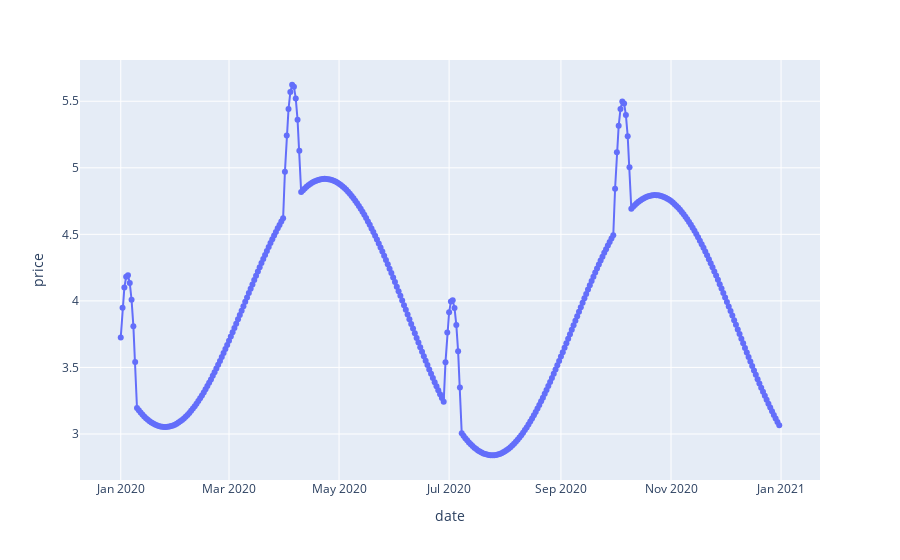

Write notebook code for a chart like this one.
### Markdown cell above
1/cosh(x)

log(x)

sinc(x)

tanh(x)

### Code cell
def season(x, scale=1.0, freq=1.0, bias=0.0):
    """ Крупная сезонная периодичность
    scale*cos(freq*x + bias)
    """
    return scale*np.cos(freq*X + bias)

def periodic(x):
    return 0

def reports(x_dates, window_radius=5, report_dates=('2020-01-05', '2020-04-05', '2020-07-03', '2020-10-05')):
    # Объединяем в один датафрейм различия с каждой датой
    dt = pd.concat([x_dates.dt.day_of_year - pd.to_datetime(date).day_of_year for date in report_dates], axis=1)
    # считаем растояние до ближайшей даты отчета
    dt = 0.1*np.min(np.abs(dt), axis=1).clip(0, window_radius)
    # считаем гиперболический от растояния до даты отчета
    dt = (10 - 7*np.cosh(dt)).clip(0, None)
    return dt

def linear(x, k=1.0, b=0.0):
    """y = kx + b"""
    return k*x + b

def random_walk(x, low=0.0, high=1.0):
    return np.random.uniform(low=low, high=high, size=len(x))


def unexpected_days(days=('2020-01-05'))


def other(x):
    return 1/(np.log1p(x)+1)

X = np.linspace(0, 1, num=len(date_rng))
parts = [
    linear(X, k=0.075, b=1),
    season(X, scale=1, freq=4*np.pi, bias=3*np.pi/4),
    reports(df.date),
    #periodic(X),
    #random_walk(X),
    #np.sin(2*X)
    other(X)
]
df['price'] = sum(parts)

fig = px.line(df, x='date', y='price', markers=True)
fig.show()

### Figure 1 — Plotly figure (JSON) as saved in the notebook; plotly's stock layout.template omitted (floating-point values rounded to 4 significant figures; data arrays with more than 128 entries replaced by an {"elided": "..."} marker saying what was removed)
{"data": [{"hovertemplate": "date=%{x}<br>price=%{y}<extra></extra>", "legendgroup": "", "line": {"color": "#636efa", "dash": "solid"}, "marker": {"symbol": "circle"}, "mode": "markers+lines", "name": "", "orientation": "v", "showlegend": false, "type": "scatter", "x": {"elided": "366 str values"}, "xaxis": "x", "y": {"elided": "366 float values"}, "yaxis": "y"}], "layout": {"autosize": true, "legend": {"tracegroupgap": 0}, "margin": {"t": 60}, "xaxis": {"anchor": "y", "autorange": true, "domain": [0, 1], "range": ["2019-12-10 20:28:42.866", "2021-01-21 03:31:17.134"], "title": {"text": "date"}, "type": "date"}, "yaxis": {"anchor": "x", "autorange": true, "domain": [0, 1], "range": [2.625, 5.839], "title": {"text": "price"}, "type": "linear"}}}
